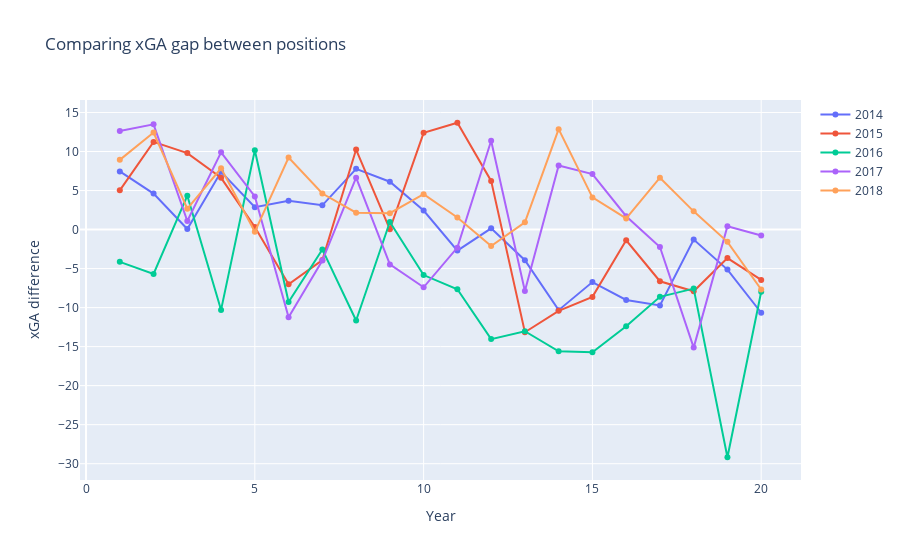

The notebook cell this image was saved under:
### Code cell
trace0 = go.Scatter(
    x = laliga['position'][laliga['year'] == 2014], 
    y = laliga['xGA_diff'][laliga['year'] == 2014],
    name = '2014',
    mode = 'lines+markers'
)

trace1 = go.Scatter(
    x = laliga['position'][laliga['year'] == 2015], 
    y = laliga['xGA_diff'][laliga['year'] == 2015],
    name='2015',
    mode = 'lines+markers'
)

trace2 = go.Scatter(
    x = laliga['position'][laliga['year'] == 2016], 
    y = laliga['xGA_diff'][laliga['year'] == 2016],
    name='2016',
    mode = 'lines+markers'
)

trace3 = go.Scatter(
    x = laliga['position'][laliga['year'] == 2017], 
    y = laliga['xGA_diff'][laliga['year'] == 2017],
    name='2017',
    mode = 'lines+markers'
)

trace4 = go.Scatter(
    x = laliga['position'][laliga['year'] == 2018], 
    y = laliga['xGA_diff'][laliga['year'] == 2018],
    name='2018',
    mode = 'lines+markers'
)

data = [trace0, trace1, trace2, trace3, trace4]

layout = go.Layout(
    title="Comparing xGA gap between positions",
    xaxis={'title': 'Year'},
    yaxis={'title': "xGA difference",
    }
)

fig = go.Figure(data=data, layout=layout)
py.iplot(fig)

### Figure 1 — Plotly figure (JSON) as saved in the notebook; plotly's stock layout.template omitted (floating-point values rounded to 4 significant figures)
{"data": [{"mode": "lines+markers", "name": "2014", "type": "scatter", "x": [1, 2, 3, 4, 5, 6, 7, 8, 9, 10, 11, 12, 13, 14, 15, 16, 17, 18, 19, 20], "y": [7.444, 4.607, 0.06911, 7.393, 2.863, 3.702, 3.107, 7.777, 6.131, 2.433, -2.696, 0.1581, -3.928, -10.33, -6.73, -9.021, -9.716, -1.282, -5.133, -10.66]}, {"mode": "lines+markers", "name": "2015", "type": "scatter", "x": [1, 2, 3, 4, 5, 6, 7, 8, 9, 10, 11, 12, 13, 14, 15, 16, 17, 18, 19, 20], "y": [5.029, 11.23, 9.797, 6.631, 0.3262, -7.018, -3.912, 10.25, 0.03651, 12.39, 13.69, 6.237, -13.16, -10.42, -8.626, -1.383, -6.625, -7.911, -3.651, -6.455]}, {"mode": "lines+markers", "name": "2016", "type": "scatter", "x": [1, 2, 3, 4, 5, 6, 7, 8, 9, 10, 11, 12, 13, 14, 15, 16, 17, 18, 19, 20], "y": [-4.137, -5.684, 4.336, -10.3, 10.16, -9.287, -2.545, -11.65, 0.9689, -5.83, -7.652, -14.04, -13.02, -15.61, -15.73, -12.4, -8.614, -7.568, -29.18, -7.975]}, {"mode": "lines+markers", "name": "2017", "type": "scatter", "x": [1, 2, 3, 4, 5, 6, 7, 8, 9, 10, 11, 12, 13, 14, 15, 16, 17, 18, 19, 20], "y": [12.62, 13.48, 1.098, 9.89, 4.237, -11.24, -3.967, 6.648, -4.468, -7.396, -2.316, 11.37, -7.869, 8.201, 7.116, 1.708, -2.235, -15.13, 0.4294, -0.7636]}, {"mode": "lines+markers", "name": "2018", "type": "scatter", "x": [1, 2, 3, 4, 5, 6, 7, 8, 9, 10, 11, 12, 13, 14, 15, 16, 17, 18, 19, 20], "y": [8.931, 12.43, 2.676, 7.854, -0.2893, 9.226, 4.616, 2.159, 2.094, 4.532, 1.545, -2.116, 0.9366, 12.86, 4.118, 1.429, 6.647, 2.334, -1.575, -7.682]}], "layout": {"title": {"text": "Comparing xGA gap between positions"}, "xaxis": {"title": {"text": "Year"}}, "yaxis": {"title": {"text": "xGA difference"}}}}
